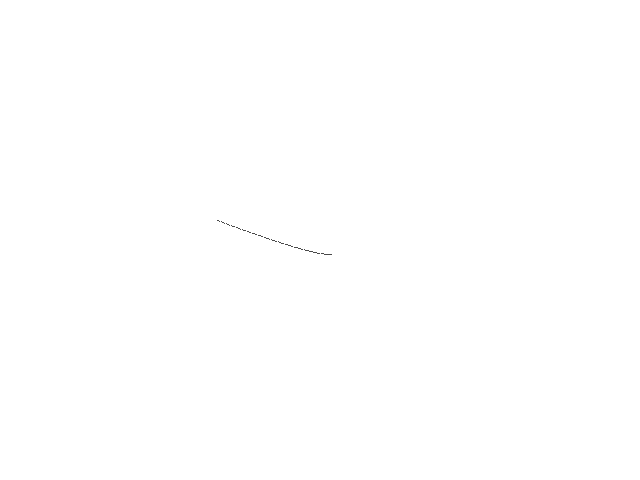
Frame 1 (no input)
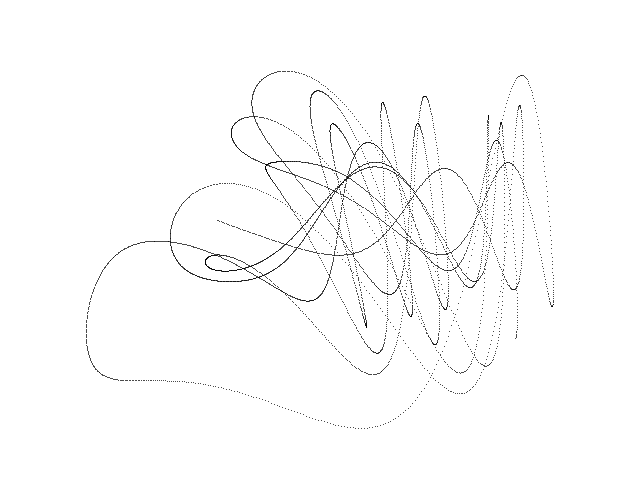
Frame 60 (the mouse pressed at the canvas centre just before this capture)
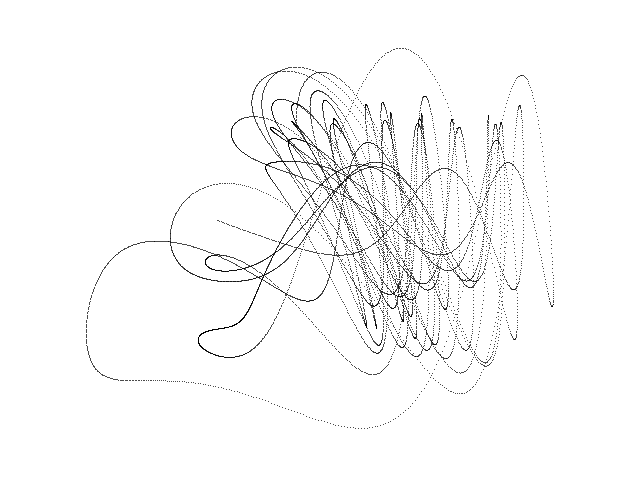
Frame 120 (the mouse held since frame 60 and released just before this capture)

The Processing sketch that drew these frames (run headless with seeded random() and noise(); from frame 60 on, the mouse is pressed at the canvas centre):

// Processing sketch: Hadley
// ── Hadley.pde
// Hadley chaotic attractor //

  float x = 0.1;
  float y = 0.0;
  float z = 0.0;
  float dt = 0.005;
  float a = 0.2;
  float b = 4.0;
  float f = 8.0;
  float g = 1.0;


void setup() {
  
  size(640, 480);
  background(255);
  
}

void draw() {
  
  for (int i=0; i<100; i++) {
    
    float nx = x;
    float ny = y;
    float nz = z;
        
    x = nx + dt * (- pow(ny, 2.0) - pow(nz, 2.0) - a * nx + a * f);
    y = ny + dt * (nx * ny - b * nx * nz - ny + g);
    z = nz + dt * (b * nx * ny + nx * nz - nz); 
  
    point(200 + (160 * x), 220 + (95 * y));
        
  }

}
